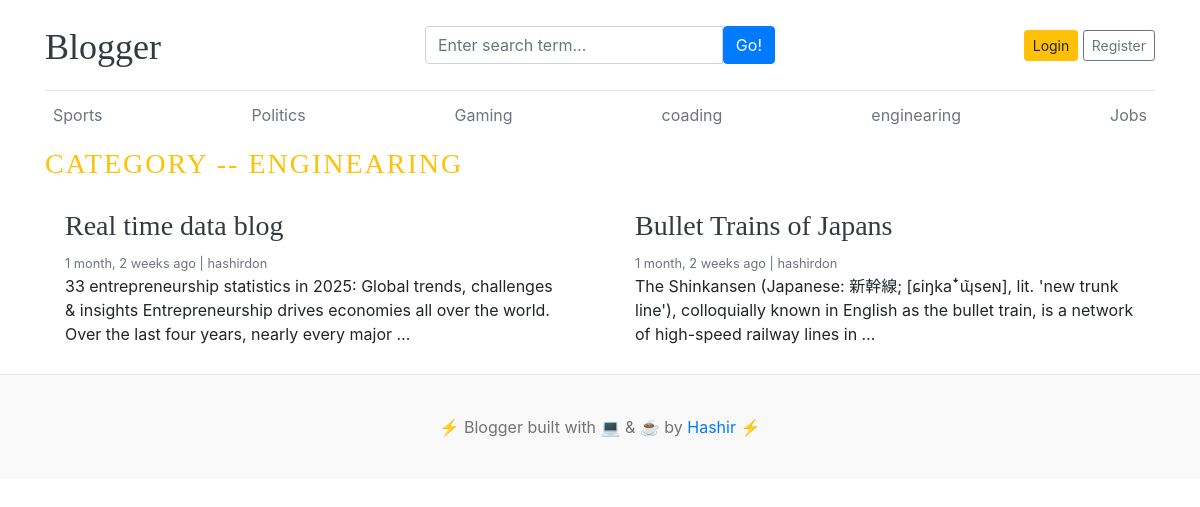
The page /category/5/ on the database as committed earlier.
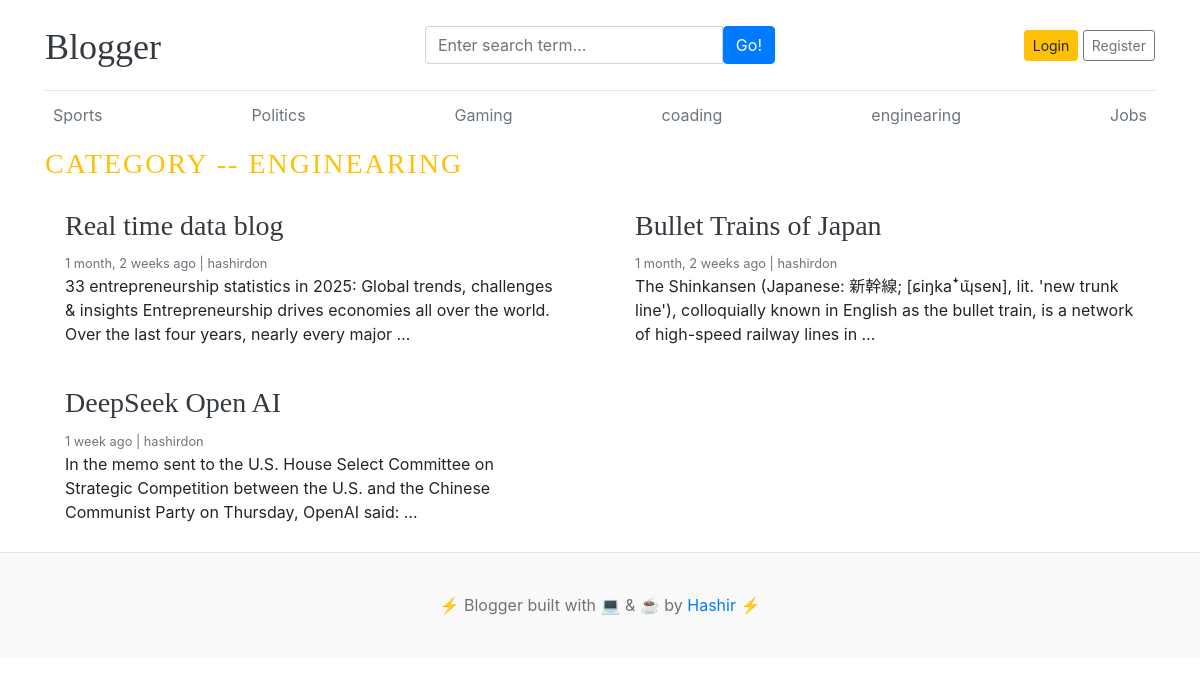
The same page on the database as committed later.
### blogs/models.py (models this page shows, shortened)
class Category(models.Model):
    category_name=models.CharField(max_length=50,unique=True)
    created_at=models.DateTimeField(auto_now_add=True)
    updated_at=models.DateTimeField(auto_now_add=True)
    class Meta:
        verbose_name_plural='Categories'
    def __str__(self):
        return self.category_name

class Blog(models.Model):
    title=models.CharField(max_length=100)
    slug=models.CharField(max_length=100,unique=True,blank=True)  # blank=True already hai
    category=models.ForeignKey(Category,on_delete=models.CASCADE)
    author=models.ForeignKey(User,on_delete=models.CASCADE)
    featured_image=models.ImageField(upload_to='uploads/%Y/%m/%d')
    short_description=models.TextField(max_length=500)
    blog_body=models.TextField(max_length=2000)
    status=models.CharField(max_length=20,choices=STATUS_CHOICES,default='Draft')
    is_featured=models.BooleanField(default=False)
    created_at=models.DateTimeField(auto_now_add=True)
    updated_at=models.DateTimeField(auto_now_add=True)

### blogs/views.py (the view)
# urls.py: path('<int:category_id>/',views.posts_by_category,name='posts_by_category' ),
def posts_by_category(request, category_id):
    posts = Blog.objects.filter(status='Published', category=category_id)
    category=get_object_or_404(Category,pk=category_id)
    context = {
        'posts': posts,
        'category': category,
    }
    return render(request, 'posts_by_category.html', context)

### blogs/context_processors.py (called while the page is built)
def get_categories(request):
    categories=Category.objects.all()
    return dict(categories=categories)

def get_Social_Links(request):
    Social=SocialSites.objects.all()
    return dict(Social=Social)

### templates/posts_by_category.html (shortened to what this page needs)
{% extends "base.html" %}
{% block content %}
<h3 class='text-uppercase text-warning' style='letter-spacing:2px ;'>Category -- {{category}} </h3>
<div class="row mb-2">
    {% if posts %}
  {% for post in posts %}
      <div class="col-md-6">
        <div class="card border-0">
          <div class="card-body">
            <h3><a href="{% url 'blogs' post.slug %}" class='text-dark'>{{post.title}}</a></h3>
            <small class="mb-1 text-muted">{{post.created_at | timesince}} ago | {{post.author}}</small>
            <p class="card-text">{{post.short_description | truncatewords:25}}</p>
          </div>
        </div>
      </div>
  {% endfor %}
  {% else %}
  <p>There is Nothing Posts  Found!</p>
  {% endif %}
</div>
        </div>
{% endblock  %}

### templates/base.html (shortened to what this page needs)
{% load static %}
<!DOCTYPE html>
<html lang="en">
<head>
    <link href="https://getbootstrap.com/docs/4.0/dist/css/bootstrap.min.css" rel="stylesheet">
    <link rel="stylesheet" href="https://cdnjs.cloudflare.com/ajax/libs/font-awesome/4.7.0/css/font-awesome.min.css">
    <link rel="stylesheet" href="{% static 'css/blog.css' %}">
  </head>
<body>
    <div class="container">
      <header class="blog-header py-3">
        <div class="row flex-nowrap justify-content-between align-items-center">
          <div class="col-4 pt-1">
            <a class="blog-header-logo text-dark" href="/">Blogger</a>
          </div>
          <div class="col-4">
            <form action="{% url 'search' %}" method="GET">
              <div class="input-group">
              <input class="form-control" type="text" name='keyword' placeholder="Enter search term..." aria-label="Enter search term..." aria-describedby="button-search" />
              <button type="submit"class="btn btn-primary" id="button-search" type="button">Go!</button>
              </div>
            </form>
          </div>
          <div class="col-4 d-flex justify-content-end align-items-center">
            {% if not user.is_authenticated %}
            <a class="btn btn-sm btn-warning" href="{% url 'login' %}">Login</a> &nbsp;
            <a class="btn btn-sm btn-outline-secondary" href="{% url 'register' %}">Register</a>
            {% else %}
            <span><a href="{% url 'dashboard' %}">Dashboard</a></span>
            &nbsp;
            &nbsp;
            <span><a href="{% url 'logout' %}">Logout</a></span>
            {% endif %}
          </div>
        </div>
      </header>
      <div class="nav-scroller py-1 mb-2">
        <nav class="nav d-flex justify-content-between">
          {%for cat in categories %}
          <a class="p-2 text-muted" href="{% url 'posts_by_category' cat.id %}">{{cat.category_name}}</a>
          {% endfor %}
        </nav>
      </div>
{% block content%}
 {% endblock %}
  <footer class="blog-footer">
  <p>⚡️ Blogger built with 💻 & ☕️ by <a href="#">Hashir</a> ⚡️</p>
</footer>
</body>
</html>

Rows that differ between the two databases and show on the page:
changed Blog: title "Bullet Trains of Japans" → "Bullet Trains of Japan"
added Blog: title "DeepSeek Open AI", created_at "1 week", author "hashirdon", short_description "In the memo sent to the U.S. House Select Committee on Strategic Competition between the U.S. and the Chinese Communist Party on Thursday, OpenAI said: …"
